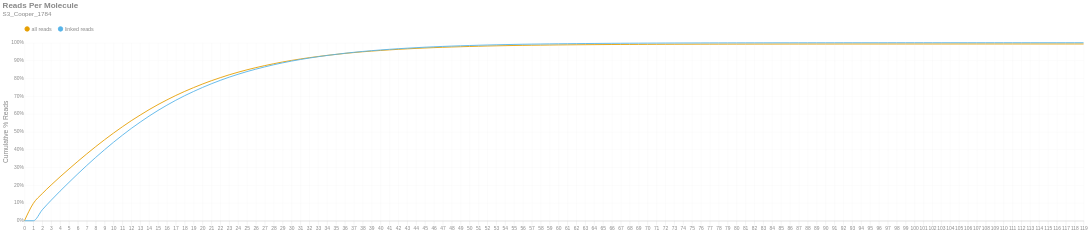

This figure's notebook cell:
### Markdown cell above
### Reads per Molecule
This chart shows the cumulative distribution of the number of reads per linked molecule. That is, how many alignments are associated with a unique molecule. This excludes the number of reads associated with invalid or absent linked-read barcodes. The `linked` histogram is the percentages recalculated when disregarding singletons.

### Code cell
if SKIPLR:
    print_html(f"Skipped")
else:
    counts = np.bincount(valids['reads'].cast(pl.Int64).to_numpy())
    weighted = counts * np.arange(len(counts))
    all_perc = weighted / n_reads
    linked_perc = weighted / n_linked_reads
    linked_perc[1] = 0
    binned_df = pl.DataFrame({
        'readsper': list(range(len(counts))),
        'all reads (cumsum)': np.cumsum(all_perc).tolist(),
        'linked reads (cumsum)': np.cumsum(linked_perc).tolist(),
    })

    with SafeRender(binned_df):
        (
            density_plot(binned_df, 'Reads Per Molecule', samplename, 'readspmol')
            .encode(
                x=alt.X('readsper:O', title=None).axis(labelAngle=0).scale(padding=0),
                y=alt.Y('value:Q', title='Cumulative % Reads').axis(format='%').stack(False),
                color=alt.Color("key:N").scale(domain=["all reads", "linked reads"]),
                tooltip=[
                    alt.Tooltip("key:N", title="Data Type"),
                    alt.Tooltip("readsper:O", title="Reads Per Molecule"),
                    alt.Tooltip("value:Q", format=".2%", title="% Reads (Cum.)")
                ]            
            )
        ).display()

### Figure 1 — Vega-Lite specification as saved in the notebook (floating-point values rounded to 4 significant figures)
{"width": "container", "height": 400, "config": {"title": {"anchor": "start", "dy": -15, "fontSize": 18, "color": "#888888", "subtitleColor": "#888888", "subtitleFontSize": 14}, "arc": {"fill": "#0072B2"}, "axis": {"domainColor": "#888888", "domainWidth": 0.5, "gridWidth": 0.2, "grid": false, "titleFontWeight": 400, "titleFontSize": 15, "labelFontSize": 11, "labelColor": "#888888", "tickColor": "#888888", "tickWidth": 0.2, "titleColor": "#888888"}, "axisBand": {"grid": false}, "axisX": {"grid": true, "tickSize": 10, "domainCap": "round"}, "axisY": {"domain": false, "grid": true, "tickSize": 0, "domainCap": "round"}, "background": "transparent", "header": {"labelFontSize": 15, "labelColor": "#888888", "titleFontSize": 15, "titleFontWeight": 600, "titleColor": "#888888"}, "legend": {"labelFont": "sans-serif", "labelFontSize": 12, "labelColor": "#888888", "symbolSize": 100, "symbolType": "circle", "titleFontSize": 12, "titlePadding": 10, "titleColor": "#888888", "title": null, "orient": "top"}, "range": {"category": ["#E69F00", "#56B4E9", "#009E73", "#F0E442", "#0072B2", "#D55E00", "#CC79A7", "#000000"], "diverging": ["#cfe8f3", "#a2d4ec", "#73bfe2", "#46abdb", "#1696d2", "#12719e"]}, "area": {"fill": "#0072B2", "fillOpacity": 0.7, "line": true, "strokeOpacity": 0.7}, "line": {"color": "#0072B2", "stroke": "#0072B2", "strokeWidth": 2}, "trail": {"color": "#0072B2", "stroke": "#0072B2", "strokeWidth": 0, "size": 1}, "point": {"filled": true, "fillOpacity": 1.0, "size": 95}, "text": {"color": "#888888", "fontSize": 11, "align": "right", "fontWeight": 400, "size": 11}, "bar": {"fill": "#0072B2", "stroke": null}, "view": {"stroke": null, "continuousWidth": 660, "continuousHeight": 400}}, "data": {"name": "data-27f4bd4d323f030a4eed22c97df103ce"}, "mark": {"type": "line", "interpolate": "monotone", "point": {"opacity": 0, "size": 275}}, "encoding": {"color": {"field": "key", "scale": {"domain": ["all reads", "linked reads"]}, "type": "nominal"}, "tooltip": [{"field": "key", "title": "Data Type", "type": "nominal"}, {"field": "readsper", "title": "Reads Per Molecule", "type": "ordinal"}, {"field": "value", "format": ".2%", "title": "% Reads (Cum.)", "type": "quantitative"}], "x": {"axis": {"labelAngle": 0}, "field": "readsper", "scale": {"padding": 0}, "title": null, "type": "ordinal"}, "y": {"axis": {"format": "%"}, "field": "value", "stack": false, "title": "Cumulative % Reads", "type": "quantitative"}}, "params": [{"name": "param_c36ac31b6afebe62", "select": {"type": "point", "fields": ["key"]}, "bind": "legend"}], "title": {"text": "Reads Per Molecule", "subtitle": "S3_Cooper_1784"}, "transform": [{"fold": ["all reads (cumsum)", "linked reads (cumsum)"]}, {"calculate": "replace(datum.key, ' (cumsum)', '')", "as": "key"}, {"filter": {"param": "param_c36ac31b6afebe62"}}], "usermeta": {"embedOptions": {"downloadFileName": "S3_Cooper_1784.readspmol"}}, "$schema": "https://vega.github.io/schema/vega-lite/v6.1.0.json", "datasets": {"data-27f4bd4d323f030a4eed22c97df103ce": [{"readsper": 0, "all reads (cumsum)": 0.0, "linked reads (cumsum)": 0.0}, {"readsper": 1, "all reads (cumsum)": 0.09774, "linked reads (cumsum)": 0.0}, {"readsper": 2, "all reads (cumsum)": 0.1525, "linked reads (cumsum)": 0.06112}, {"readsper": 3, "all reads (cumsum)": 0.2008, "linked reads (cumsum)": 0.1152}, {"readsper": 4, "all reads (cumsum)": 0.2466, "linked reads (cumsum)": 0.1663}, {"readsper": 5, "all reads (cumsum)": 0.2906, "linked reads (cumsum)": 0.2154}, {"readsper": 6, "all reads (cumsum)": 0.3338, "linked reads (cumsum)": 0.2637}, {"readsper": 7, "all reads (cumsum)": 0.3756, "linked reads (cumsum)": 0.3103}, {"readsper": 8, "all reads (cumsum)": 0.4161, "linked reads (cumsum)": 0.3556}, {"readsper": 9, "all reads (cumsum)": 0.4549, "linked reads (cumsum)": 0.399}, {"readsper": 10, "all reads (cumsum)": 0.4922, "linked reads (cumsum)": 0.4406}, {"readsper": 11, "all reads (cumsum)": 0.5278, "linked reads (cumsum)": 0.4804}, {"readsper": 12, "all reads (cumsum)": 0.5617, "linked reads (cumsum)": 0.5183}, {"readsper": 13, "all reads (cumsum)": 0.5935, "linked reads (cumsum)": 0.5537}, {"readsper": 14, "all reads (cumsum)": 0.6239, "linked reads (cumsum)": 0.5878}, {"readsper": 15, "all reads (cumsum)": 0.6523, "linked reads (cumsum)": 0.6195}, {"readsper": 16, "all reads (cumsum)": 0.6787, "linked reads (cumsum)": 0.649}, {"readsper": 17, "all reads (cumsum)": 0.7035, "linked reads (cumsum)": 0.6767}, {"readsper": 18, "all reads (cumsum)": 0.7265, "linked reads (cumsum)": 0.7024}, {"readsper": 19, "all reads (cumsum)": 0.7478, "linked reads (cumsum)": 0.7261}, {"readsper": 20, "all reads (cumsum)": 0.7679, "linked reads (cumsum)": 0.7486}, {"readsper": 21, "all reads (cumsum)": 0.7865, "linked reads (cumsum)": 0.7694}, {"readsper": 22, "all reads (cumsum)": 0.8036, "linked reads (cumsum)": 0.7885}, {"readsper": 23, "all reads (cumsum)": 0.8197, "linked reads (cumsum)": 0.8065}, {"readsper": 24, "all reads (cumsum)": 0.8342, "linked reads (cumsum)": 0.8227}, {"readsper": 25, "all reads (cumsum)": 0.8478, "linked reads (cumsum)": 0.8378}, {"readsper": 26, "all reads (cumsum)": 0.8601, "linked reads (cumsum)": 0.8515}, {"readsper": 27, "all reads (cumsum)": 0.8714, "linked reads (cumsum)": 0.8643}, {"readsper": 28, "all reads (cumsum)": 0.882, "linked reads (cumsum)": 0.8761}, {"readsper": 29, "all reads (cumsum)": 0.8917, "linked reads (cumsum)": 0.8869}, {"readsper": 30, "all reads (cumsum)": 0.9005, "linked reads (cumsum)": 0.8967}, {"readsper": 31, "all reads (cumsum)": 0.9085, "linked reads (cumsum)": 0.9057}, {"readsper": 32, "all reads (cumsum)": 0.9159, "linked reads (cumsum)": 0.9139}, {"readsper": 33, "all reads (cumsum)": 0.9226, "linked reads (cumsum)": 0.9214}, {"readsper": 34, "all reads (cumsum)": 0.9288, "linked reads (cumsum)": 0.9283}, {"readsper": 35, "all reads (cumsum)": 0.9344, "linked reads (cumsum)": 0.9345}, {"readsper": 36, "all reads (cumsum)": 0.9399, "linked reads (cumsum)": 0.9407}, {"readsper": 37, "all reads (cumsum)": 0.9447, "linked reads (cumsum)": 0.9461}, {"readsper": 38, "all reads (cumsum)": 0.949, "linked reads (cumsum)": 0.9509}, {"readsper": 39, "all reads (cumsum)": 0.953, "linked reads (cumsum)": 0.9553}, {"readsper": 40, "all reads (cumsum)": 0.9565, "linked reads (cumsum)": 0.9592}, {"readsper": 41, "all reads (cumsum)": 0.9598, "linked reads (cumsum)": 0.9629}, {"readsper": 42, "all reads (cumsum)": 0.9628, "linked reads (cumsum)": 0.9663}, {"readsper": 43, "all reads (cumsum)": 0.9655, "linked reads (cumsum)": 0.9694}, {"readsper": 44, "all reads (cumsum)": 0.968, "linked reads (cumsum)": 0.9722}, {"readsper": 45, "all reads (cumsum)": 0.9704, "linked reads (cumsum)": 0.9748}, {"readsper": 46, "all reads (cumsum)": 0.9724, "linked reads (cumsum)": 0.977}, {"readsper": 47, "all reads (cumsum)": 0.9743, "linked reads (cumsum)": 0.9791}, {"readsper": 48, "all reads (cumsum)": 0.976, "linked reads (cumsum)": 0.981}, {"readsper": 49, "all reads (cumsum)": 0.9775, "linked reads (cumsum)": 0.9828}, {"readsper": 50, "all reads (cumsum)": 0.9789, "linked reads (cumsum)": 0.9843}, {"readsper": 51, "all reads (cumsum)": 0.9803, "linked reads (cumsum)": 0.9858}, {"readsper": 52, "all reads (cumsum)": 0.9815, "linked reads (cumsum)": 0.9872}, {"readsper": 53, "all reads (cumsum)": 0.9826, "linked reads (cumsum)": 0.9884}, {"readsper": 54, "all reads (cumsum)": 0.9836, "linked reads (cumsum)": 0.9895}, {"readsper": 55, "all reads (cumsum)": 0.9845, "linked reads (cumsum)": 0.9905}, {"readsper": 56, "all reads (cumsum)": 0.9852, "linked reads (cumsum)": 0.9914}, {"readsper": 57, "all reads (cumsum)": 0.9859, "linked reads (cumsum)": 0.9921}, {"readsper": 58, "all reads (cumsum)": 0.9865, "linked reads (cumsum)": 0.9927}, {"readsper": 59, "all reads (cumsum)": 0.9871, "linked reads (cumsum)": 0.9935}, {"readsper": 60, "all reads (cumsum)": 0.9876, "linked reads (cumsum)": 0.994}, {"readsper": 61, "all reads (cumsum)": 0.9881, "linked reads (cumsum)": 0.9946}, {"readsper": 62, "all reads (cumsum)": 0.9885, "linked reads (cumsum)": 0.995}, {"readsper": 63, "all reads (cumsum)": 0.9889, "linked reads (cumsum)": 0.9955}, {"readsper": 64, "all reads (cumsum)": 0.9893, "linked reads (cumsum)": 0.9959}, {"readsper": 65, "all reads (cumsum)": 0.9896, "linked reads (cumsum)": 0.9963}, {"readsper": 66, "all reads (cumsum)": 0.99, "linked reads (cumsum)": 0.9966}, {"readsper": 67, "all reads (cumsum)": 0.9902, "linked reads (cumsum)": 0.9969}, {"readsper": 68, "all reads (cumsum)": 0.9904, "linked reads (cumsum)": 0.9972}, {"readsper": 69, "all reads (cumsum)": 0.9906, "linked reads (cumsum)": 0.9974}, {"readsper": 70, "all reads (cumsum)": 0.9909, "linked reads (cumsum)": 0.9977}, {"readsper": 71, "all reads (cumsum)": 0.9911, "linked reads (cumsum)": 0.9979}, {"readsper": 72, "all reads (cumsum)": 0.9913, "linked reads (cumsum)": 0.9981}, {"readsper": 73, "all reads (cumsum)": 0.9914, "linked reads (cumsum)": 0.9983}, {"readsper": 74, "all reads (cumsum)": 0.9916, "linked reads (cumsum)": 0.9985}, {"readsper": 75, "all reads (cumsum)": 0.9917, "linked reads (cumsum)": 0.9986}, {"readsper": 76, "all reads (cumsum)": 0.9919, "linked reads (cumsum)": 0.9988}, {"readsper": 77, "all reads (cumsum)": 0.992, "linked reads (cumsum)": 0.9989}, {"readsper": 78, "all reads (cumsum)": 0.9921, "linked reads (cumsum)": 0.999}, {"readsper": 79, "all reads (cumsum)": 0.9922, "linked reads (cumsum)": 0.9991}, {"readsper": 80, "all reads (cumsum)": 0.9922, "linked reads (cumsum)": 0.9992}, {"readsper": 81, "all reads (cumsum)": 0.9923, "linked reads (cumsum)": 0.9992}, {"readsper": 82, "all reads (cumsum)": 0.9923, "linked reads (cumsum)": 0.9993}, {"readsper": 83, "all reads (cumsum)": 0.9924, "linked reads (cumsum)": 0.9994}, {"readsper": 84, "all reads (cumsum)": 0.9925, "linked reads (cumsum)": 0.9994}, {"readsper": 85, "all reads (cumsum)": 0.9925, "linked reads (cumsum)": 0.9995}, {"readsper": 86, "all reads (cumsum)": 0.9926, "linked reads (cumsum)": 0.9996}, {"readsper": 87, "all reads (cumsum)": 0.9926, "linked reads (cumsum)": 0.9996}, {"readsper": 88, "all reads (cumsum)": 0.9926, "linked reads (cumsum)": 0.9996}, {"readsper": 89, "all reads (cumsum)": 0.9927, "linked reads (cumsum)": 0.9997}, {"readsper": 90, "all reads (cumsum)": 0.9927, "linked reads (cumsum)": 0.9997}, {"readsper": 91, "all reads (cumsum)": 0.9927, "linked reads (cumsum)": 0.9997}, {"readsper": 92, "all reads (cumsum)": 0.9928, "linked reads (cumsum)": 0.9998}, {"readsper": 93, "all reads (cumsum)": 0.9928, "linked reads (cumsum)": 0.9998}, {"readsper": 94, "all reads (cumsum)": 0.9928, "linked reads (cumsum)": 0.9998}, {"readsper": 95, "all reads (cumsum)": 0.9928, "linked reads (cumsum)": 0.9998}, {"readsper": 96, "all reads (cumsum)": 0.9928, "linked reads (cumsum)": 0.9998}, {"readsper": 97, "all reads (cumsum)": 0.9928, "linked reads (cumsum)": 0.9998}, {"readsper": 98, "all reads (cumsum)": 0.9928, "linked reads (cumsum)": 0.9999}, {"readsper": 99, "all reads (cumsum)": 0.9928, "linked reads (cumsum)": 0.9999}, {"readsper": 100, "all reads (cumsum)": 0.9929, "linked reads (cumsum)": 0.9999}, {"readsper": 101, "all reads (cumsum)": 0.9929, "linked reads (cumsum)": 0.9999}, {"readsper": 102, "all reads (cumsum)": 0.9929, "linked reads (cumsum)": 0.9999}, {"readsper": 103, "all reads (cumsum)": 0.9929, "linked reads (cumsum)": 0.9999}, {"readsper": 104, "all reads (cumsum)": 0.9929, "linked reads (cumsum)": 0.9999}, {"readsper": 105, "all reads (cumsum)": 0.9929, "linked reads (cumsum)": 0.9999}, {"readsper": 106, "all reads (cumsum)": 0.9929, "linked reads (cumsum)": 0.9999}, {"readsper": 107, "all reads (cumsum)": 0.9929, "linked reads (cumsum)": 0.9999}, {"readsper": 108, "all reads (cumsum)": 0.9929, "linked reads (cumsum)": 0.9999}, {"readsper": 109, "all reads (cumsum)": 0.9929, "linked reads (cumsum)": 1.0}, {"readsper": 110, "all reads (cumsum)": 0.9929, "linked reads (cumsum)": 1.0}, {"readsper": 111, "all reads (cumsum)": 0.9929, "linked reads (cumsum)": 1.0}, {"readsper": 112, "all reads (cumsum)": 0.9929, "linked reads (cumsum)": 1.0}, {"readsper": 113, "all reads (cumsum)": 0.993, "linked reads (cumsum)": 1.0}, {"readsper": 114, "all reads (cumsum)": 0.993, "linked reads (cumsum)": 1.0}, {"readsper": 115, "all reads (cumsum)": 0.993, "linked reads (cumsum)": 1.0}, {"readsper": 116, "all reads (cumsum)": 0.993, "linked reads (cumsum)": 1.0}, {"readsper": 117, "all reads (cumsum)": 0.993, "linked reads (cumsum)": 1.0}, {"readsper": 118, "all reads (cumsum)": 0.993, "linked reads (cumsum)": 1.0}, {"readsper": 119, "all reads (cumsum)": 0.993, "linked reads (cumsum)": 1.0}]}}
